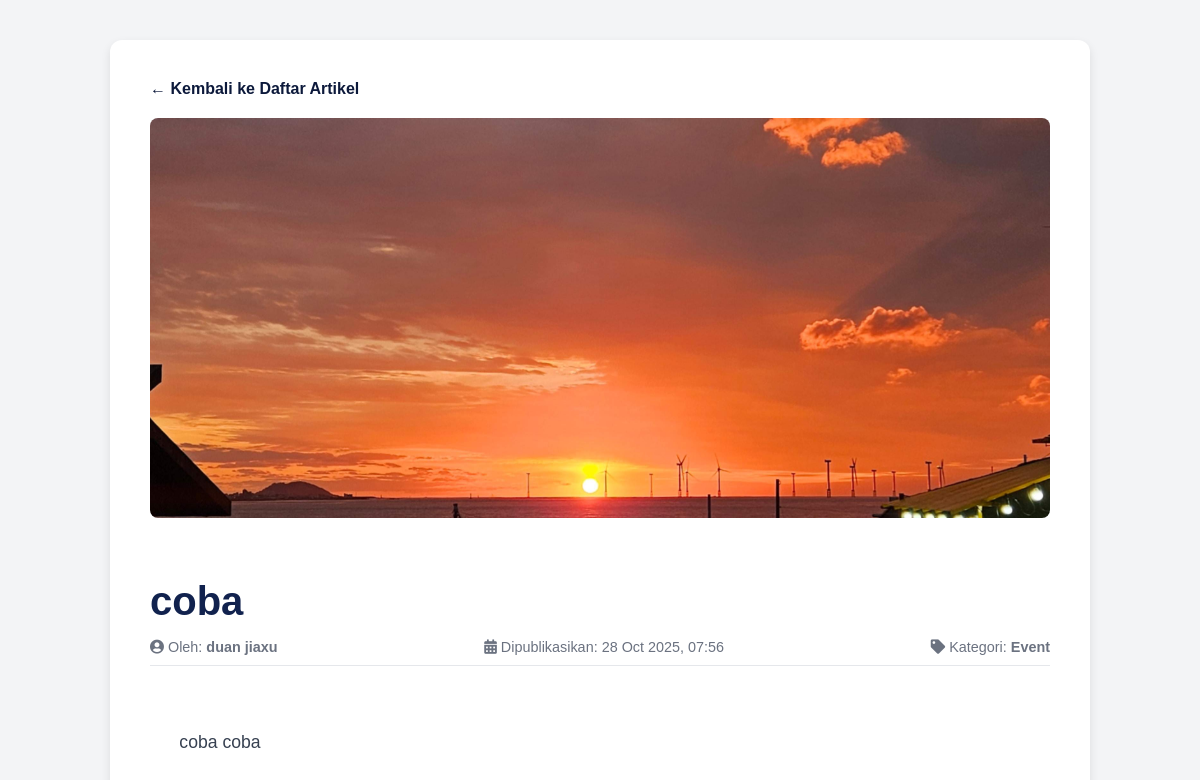
The app's page /pengunjung/detail_artikelP.php?id=10 with its own data.
### tables this page shows
CREATE TABLE `articles` (
  `id` int(11) NOT NULL,
  `title` varchar(255) NOT NULL,
  `content` text NOT NULL,
  `category` varchar(100) NOT NULL,
  `photo` varchar(255) DEFAULT NULL,
  `admin_id` int(11) NOT NULL,
  `published_at` timestamp NOT NULL DEFAULT current_timestamp()
);

CREATE TABLE `users` (
  `id` int(11) NOT NULL,
  `name` varchar(150) NOT NULL,
  `email` varchar(150) NOT NULL,
  `password_hash` varchar(255) NOT NULL,
  `role` varchar(50) NOT NULL DEFAULT 'pengunjung'
);

### pengunjung/detail_artikelP.php (the view, shortened to what this page needs)
<?php
include '../config/config.php';
$article_id = mysqli_real_escape_string($konek, $_GET['id']);
$query = "SELECT a.*, u.name AS author_name, u.email AS author_email
          FROM articles a
          JOIN users u ON a.admin_id = u.id
          WHERE a.id = '$article_id'";
$result = mysqli_query($konek, $query);
$article = mysqli_fetch_assoc($result);
$published_date = date('d M Y, H:i', strtotime($article['published_at']));
$image_path = '../admin/' . $article['photo'];
?>
<!DOCTYPE html>
<html lang="en">
<head>
  <link rel="stylesheet" href="https://cdnjs.cloudflare.com/ajax/libs/font-awesome/5.15.4/css/all.min.css">
</head>
<body>
  <div class="container">
    <a href="artikelP.php" class="back-link">
      &larr; Kembali ke Daftar Artikel
    </a>
    <?php if (!empty($article['photo']) && file_exists($image_path)): ?>
      <img src="<?php echo $image_path; ?>" alt="<?php echo htmlspecialchars($article['title']); ?>"
        class="article-image">
    <?php endif; ?>
    <h1 class="article-title"><?php echo htmlspecialchars($article['title']); ?></h1>
    <div class="article-metadata">
      <span>
        <i class="fas fa-user-circle"></i> Oleh:
        <strong><?php echo htmlspecialchars($article['author_name']); ?></strong>
      </span>
      <span>
        <i class="fas fa-calendar-alt"></i> Dipublikasikan: <?php echo $published_date; ?>
      </span>
      <span>
        <i class="fas fa-tag"></i> Kategori: <strong><?php echo htmlspecialchars($article['category']); ?></strong>
      </span>
    </div>
    <div class="article-body">
      <?php echo nl2br(htmlspecialchars($article['content'])); ?>
    </div>
  </div>
</body>
</html>

### pengunjung/detail_artikelP.php (style rules this page uses)
body { font-family: sans-serif; background-color: #f3f4f6; color: #11224E; margin: 0; padding: 0; }
.container { max-width: 900px; margin: 40px auto; background-color: white; padding: 40px; border-radius: 12px; box-shadow: 0 4px 10px rgba(0, 0, 0, 0.1); }
.article-image { width: 100%; height: 400px; object-fit: cover; border-radius: 8px; margin-bottom: 30px; }
.article-title { font-size: 2.5rem; font-weight: 800; margin-bottom: 15px; color: #11224E; }
.article-metadata { display: flex; justify-content: space-between; font-size: 0.9rem; color: #6b7280; border-bottom: 1px solid #e5e7eb; padding-bottom: 10px; margin-bottom: 30px; }
.article-body { line-height: 1.8; font-size: 1.1rem; color: #374151; white-space: pre-wrap; }
.back-link { display: inline-block; margin-bottom: 20px; color: #0c193bff; text-decoration: none; font-weight: bold; }

### records on screen
articles: photo (picture), title "coba", admin.name "duan jiaxu", published_at "28 Oct 2025, 07:56", category "Event", content "coba coba"
